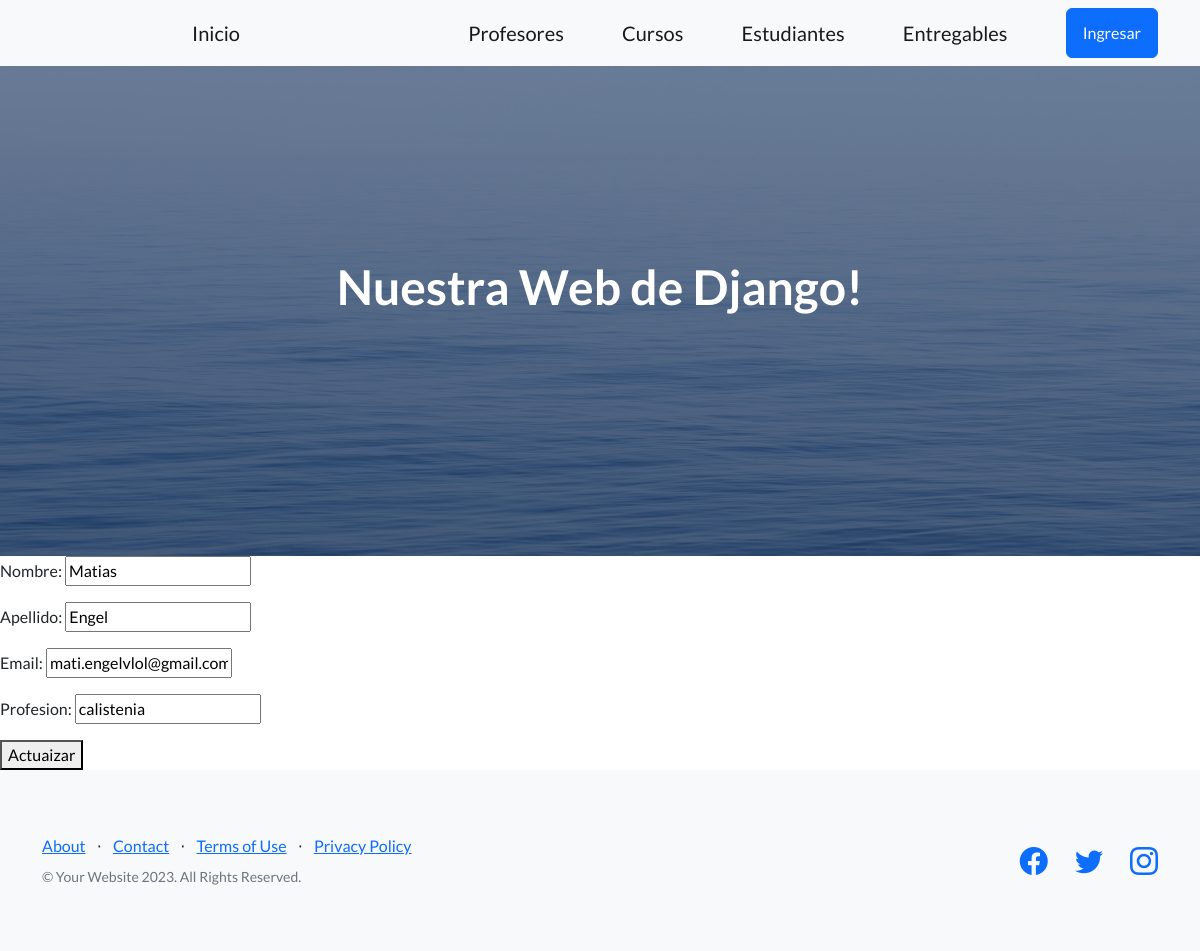
/app-coder/editar-profesor/6, run on the app's committed database.
### AppCoder/models.py (models this page shows, shortened)
class Profesor(models.Model):
    nombre = models.CharField(max_length=30)
    apellido = models.CharField(max_length=30)
    email = models.EmailField()
    profesion = models.CharField(max_length=30)

### AppCoder/views.py (the view)
# urls.py: path('editar-profesor/<int:id>', editar_profesor, name='EditarProfesor'),
def editar_profesor(req, id):
    if req.method == 'POST':
        miFormulario = ProfesorFormulario(req.POST)
        if miFormulario.is_valid():
          data = miFormulario.cleaned_data
          profesor = Profesor.objects.get(id=id)
          profesor.nombre = data["nombre"]
          profesor.apellido = data["apellido"]
          profesor.email = data["email"]
          profesor.profesion = data["profesion"]
          profesor.save()
          return render(req, "inicio.html", {"message": "Profesor actualizado con exito"})
        else:
            return render(req, "inicio.html", {"message": "Datos invalidos"})
    else:
        profesor = Profesor.objects.get(id=id)
        miFormulario = ProfesorFormulario(initial={
            "nombre": profesor.nombre,
            "apellido": profesor.apellido,
            "email": profesor.email,
            "profesion": profesor.profesion,
        })
        return render(req, "editar_profesor.html", {"miFormulario": miFormulario, "id": profesor.id })

### AppCoder/forms.py
class ProfesorFormulario(forms.Form):
    nombre = forms.CharField()
    apellido = forms.CharField()
    email = forms.EmailField()
    profesion = forms.CharField()

### AppCoder/templates/editar_profesor.html
{% extends "padre.html" %}
{% block  contenidoQueCambia %}
<form action="{% url 'EditarProfesor' id %}" method="post">{% csrf_token %}
    {{miFormulario.as_p}}
    <button type="submit"> Actuaizar </button>
</form>
{% endblock contenidoQueCambia %}

### data on the page
Profesor: nombre "Matias", apellido "Engel", email "mati.engelvlol@gmail.com", profesion "calistenia"
